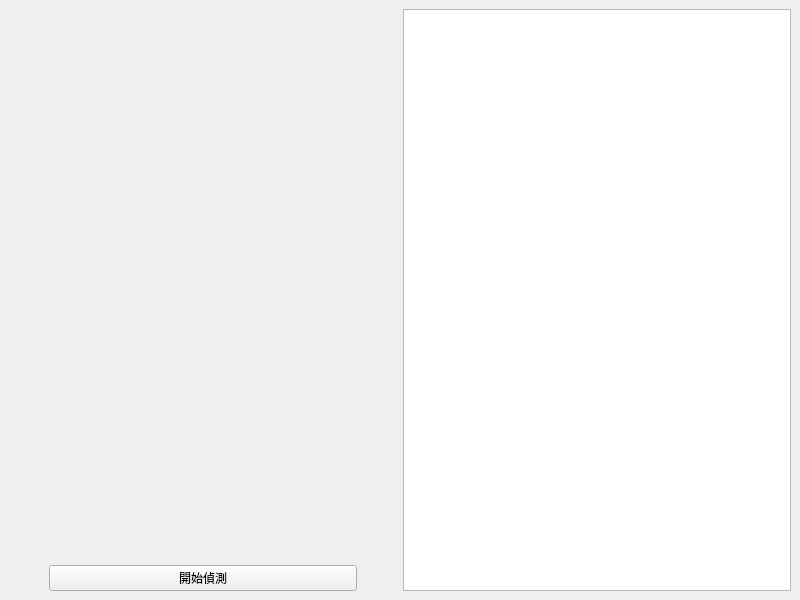
<?xml version="1.0" encoding="UTF-8"?>
<ui version="4.0">
 <class>MainWindow</class>
 <widget class="QMainWindow" name="MainWindow">
  <property name="geometry">
   <rect>
    <x>0</x>
    <y>0</y>
    <width>800</width>
    <height>600</height>
   </rect>
  </property>
  <property name="windowTitle">
   <string>MainWindow</string>
  </property>
  <widget class="QWidget" name="centralwidget">
   <layout class="QVBoxLayout" name="verticalLayout">
    <item>
     <layout class="QHBoxLayout" name="horizontalLayout">
      <item>
       <layout class="QVBoxLayout" name="verticalLayout_2">
        <item>
         <widget class="QLabel" name="label">
          <property name="sizePolicy">
           <sizepolicy hsizetype="Expanding" vsizetype="Expanding">
            <horstretch>0</horstretch>
            <verstretch>0</verstretch>
           </sizepolicy>
          </property>
          <property name="text">
           <string/>
          </property>
          <property name="scaledContents">
           <bool>true</bool>
          </property>
         </widget>
        </item>
        <item>
         <layout class="QHBoxLayout" name="horizontalLayout_2">
          <item>
           <spacer name="horizontalSpacer">
            <property name="orientation">
             <enum>Qt::Horizontal</enum>
            </property>
            <property name="sizeType">
             <enum>QSizePolicy::Preferred</enum>
            </property>
            <property name="sizeHint" stdset="0">
             <size>
              <width>40</width>
              <height>20</height>
             </size>
            </property>
           </spacer>
          </item>
          <item>
           <widget class="QPushButton" name="startButton">
            <property name="text">
             <string>開始偵測</string>
            </property>
           </widget>
          </item>
          <item>
           <spacer name="horizontalSpacer_2">
            <property name="orientation">
             <enum>Qt::Horizontal</enum>
            </property>
            <property name="sizeType">
             <enum>QSizePolicy::Preferred</enum>
            </property>
            <property name="sizeHint" stdset="0">
             <size>
              <width>40</width>
              <height>20</height>
             </size>
            </property>
           </spacer>
          </item>
         </layout>
        </item>
       </layout>
      </item>
      <item>
       <widget class="QTableWidget" name="tableWidget">
        <property name="sizePolicy">
         <sizepolicy hsizetype="MinimumExpanding" vsizetype="Expanding">
          <horstretch>0</horstretch>
          <verstretch>0</verstretch>
         </sizepolicy>
        </property>
        <property name="contextMenuPolicy">
         <enum>Qt::NoContextMenu</enum>
        </property>
       </widget>
      </item>
     </layout>
    </item>
   </layout>
  </widget>
 </widget>
 <resources/>
 <connections/>
</ui>
